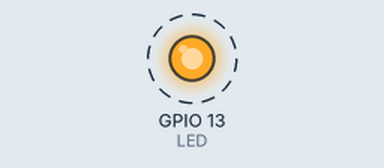
Bench run of a sketch on a simulated ESP32. Shown: output pins drawn as LEDs (lit = HIGH). Dashed ring = blinking.

Above: at 0.5 s.
Timing chart, 0 to 4.6 s (numbered marks = the images above):
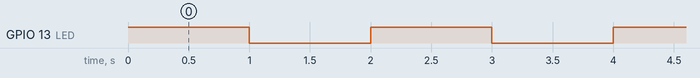

Measured:
- by itself, GPIO 13 (LED): alternates HIGH for 1.0 s and LOW for 1.0 s

The sketch:

ble_test.ino
```cpp
#include <ESP32-HUB75-MatrixPanel-I2S-DMA.h>
#include <ESP32-VirtualMatrixPanel-I2S-DMA.h>

#include <BLEDevice.h>
#include <BLEUtils.h>
#include <BLEScan.h>
#include <BLEAdvertisedDevice.h>


byte NEOPIXEL = 4;
byte LED = 13; //13 is the red LED on the matrix portal
// the setup function runs once when you press reset or power the board
void setup() {
  // initialize digital pin 13 as an output.
  pinMode(LED, OUTPUT);
}

// the loop function runs over and over again forever
void loop() {
  digitalWrite(LED, HIGH);   // turn the LED on (HIGH is the voltage level)
  delay(1000);              // wait for a second
  digitalWrite(LED, LOW);    // turn the LED off by making the voltage LOW
  delay(1000);              // wait for a second
}
```
